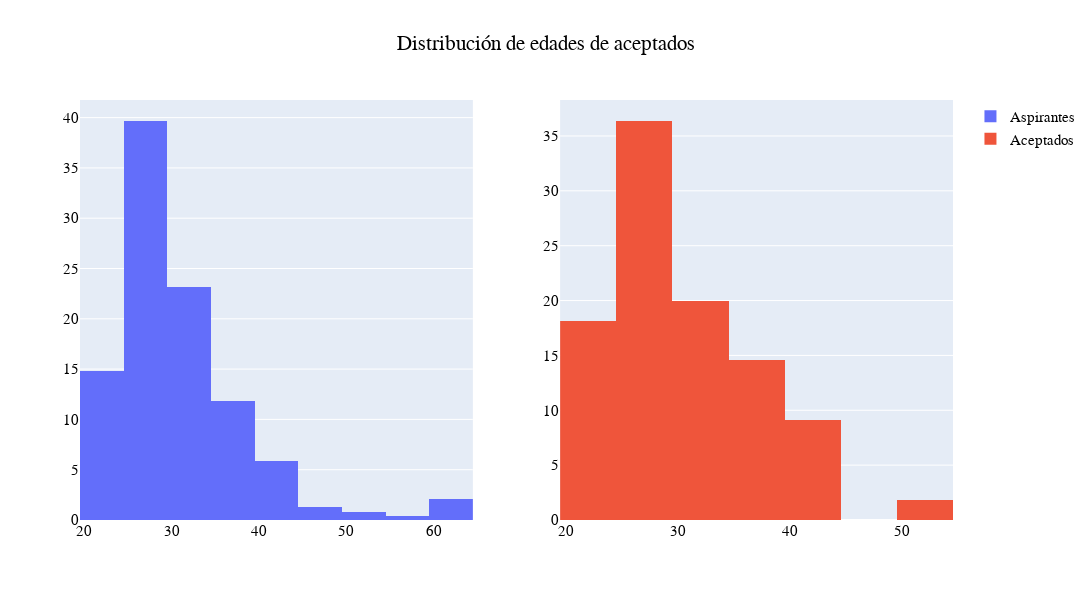

The code cell stored with this chart in its notebook:
### Markdown cell above
# Distribución de edades de aspirantes y aceptados

### Code cell
fig = make_subplots(rows=1, cols=2)


trace1 = go.Histogram(x=df["Edad"], nbinsx=8, histnorm= 'percent', name = 'Aspirantes')
trace2 = go.Histogram(x=dfaceptados["Edad"], nbinsx=8, histnorm= 'percent', name = 'Aceptados')

fig.add_trace(trace1, 1, 1)
fig.add_trace(trace2, 1, 2)

fig.update_layout(height=600, width=1400, title_text=f'Distribución de edades de aceptados', title_x = 0.5, font=dict(
        family="Arial",
        size=15,
        color="Black")
)

fig.show()

### Figure 1 — Plotly figure (JSON) as saved in the notebook; plotly's stock layout.template omitted (floating-point values rounded to 4 significant figures; data arrays with more than 128 entries replaced by an {"elided": "..."} marker saying what was removed)
{"data": [{"histnorm": "percent", "name": "Aspirantes", "nbinsx": 8, "type": "histogram", "x": {"elided": "237 int values"}, "xaxis": "x", "yaxis": "y"}, {"histnorm": "percent", "name": "Aceptados", "nbinsx": 8, "type": "histogram", "x": [33, 33, 38, 32, 26, 32, 34, 41, 51, 28, 29, 40, 42, 35, 34, 27, 29, 36, 29, 38, 28, 30, 26, 31, 42, 29, 29, 33, 24, 25, 27, 27, 27, 23, 37, 25, 24, 23, 38, 25, 25, 23, 32, 40, 27, 23, 27, 26, 35, 24, 38, 22, 30, 24, 24], "xaxis": "x2", "yaxis": "y2"}], "layout": {"font": {"color": "Black", "family": "Arial", "size": 15}, "height": 600, "title": {"text": "Distribución de edades de aceptados", "x": 0.5}, "width": 1400, "xaxis": {"anchor": "y", "domain": [0, 0.45]}, "xaxis2": {"anchor": "y2", "domain": [0.55, 1]}, "yaxis": {"anchor": "x", "domain": [0, 1]}, "yaxis2": {"anchor": "x2", "domain": [0, 1]}}}
